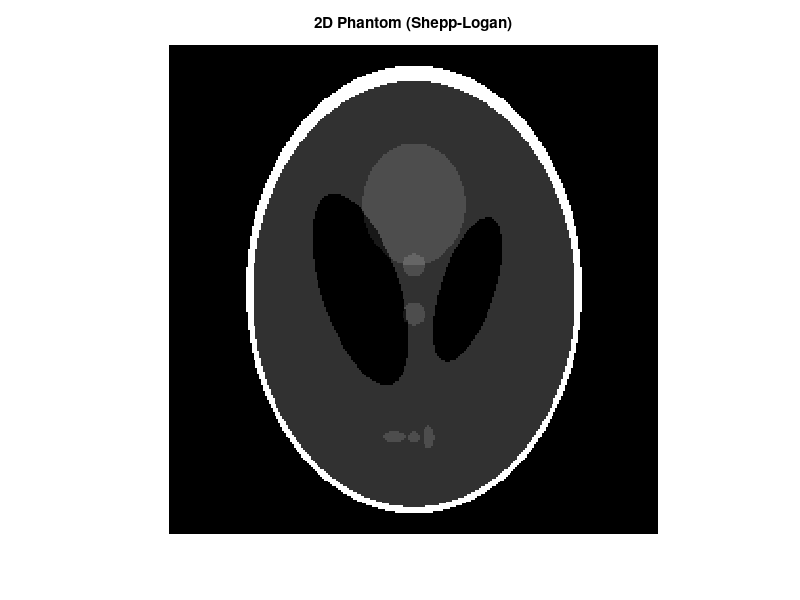

Reproduce this figure in MATLAB. (Note: this script raises an error after producing the figure.)
clear; clc; close all;

angleSets = {
    0:1:180,  ... 
    0:1:120,  ...
    0:1:90,   ...
    0:1:60,   ...
    0:1:30
};

angleLabels = { ...
    'Full [0,180°]', ...
    'Angular range [0,120°]', ...
    'Angular range [0,90°]', ...
    'Angular range [0,60°]', ...
    'Angular range [0,30°]'
};

N = 256;
phantomImg = phantom(N);

figure('Name','Original Phantom');
imshow(phantomImg, []);
title('2D Phantom (Shepp-Logan)');
drawnow;

for i = 1:length(angleSets)
    angles_i = angleSets{i};

    sinogram_i = radon(phantomImg, angles_i);

    recon_i = FFBP(sinogram_i, angles_i);

    figure('Name',sprintf('Reconstruction: %s', angleLabels{i}));
    imshow(recon_i, []);
    title(sprintf('Reconstruction: %s', angleLabels{i}));
    drawnow;
end

%%%%%%%%%%%%%%%%%%%%%%%%%%%%%%%%%%%%%%%%%%%%%%%%%%%%%%%%%%%%%%%%%%%%%%%%%%%
% Local Helper Function (if not already defined in your workspace)
%%%%%%%%%%%%%%%%%%%%%%%%%%%%%%%%%%%%%%%%%%%%%%%%%%%%%%%%%%%%%%%%%%%%%%%%%%%
function recon = FFBP(sinogram, theta)

    [numDet, numAng] = size(sinogram);
    N_pad = 2^nextpow2(2 * numDet);

    freqHalf = (0:(N_pad/2 - 1)) / N_pad;
    rampFilter = [freqHalf, fliplr(freqHalf)];

    filteredSino = zeros(size(sinogram));
    for k = 1:numAng
        proj    = sinogram(:,k).';
        projFFT = fft(proj, N_pad);
        filtFFT = projFFT .* rampFilter;
        projF   = real(ifft(filtFFT, N_pad));
        filteredSino(:,k) = projF(1:numDet).';
    end

    recon = iradon(filteredSino, theta, 'linear','none', 1.0, numDet);
end
